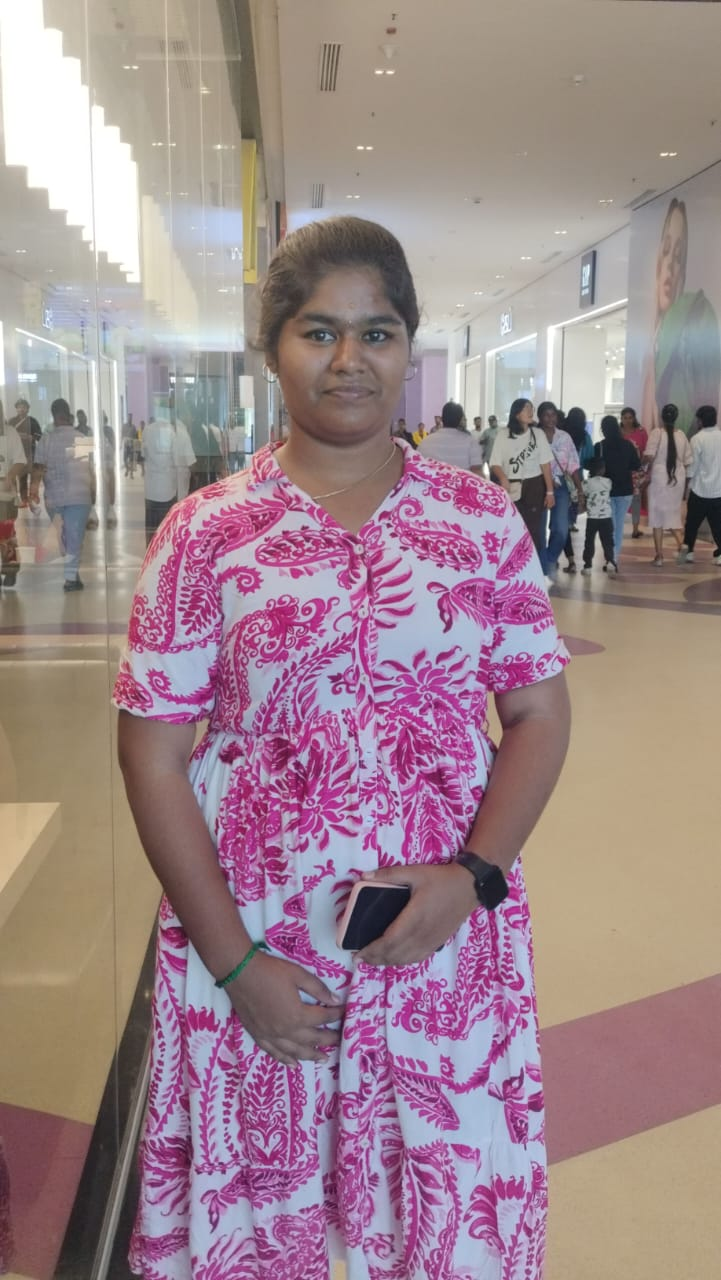
#> input picture J.jpeg, 721 x 1280 px
$ jupyter execute --allow-errors 'Ex 12 .ipynb'
#> lines starting #> are read from the running program, lines starting #| are printed output that depends on the picture; after the words box and inside, x2 and y2 are one past the last pixel; in counts of white or black regions, pixels touching at a corner belong together
# Ex. No: 12
# Face Detection using Haar Cascades with OpenCV and Matplotlib

**Name: JANANI S**

**Reg. No: 212223230086**

[cell 1]
import cv2
import numpy as np
import matplotlib.pyplot as plt

[cell 2]
# Step 1: Read the image and convert the image into RGB
image = cv2.imread('J.jpeg')  # Replace with your image path
#> image is the input picture: shape (1280, 721, 3); mean B, G, R 141.3, 136.1, 158.8
image_rgb = cv2.cvtColor(image, cv2.COLOR_BGR2RGB)

[cell 3]
# Step 2: Display the original image
plt.imshow(image_rgb)
plt.title("Original Image")
plt.axis('on')
plt.show()

[cell 4]
# Step 4: Set the pixels to display the ROI (Region of Interest)
# Define the coordinates for the Region of Interest (ROI)
# (startY:endY, startX:endX)
roi = image[100:420, 200:550]  # ROI coordinates (adjust as needed)
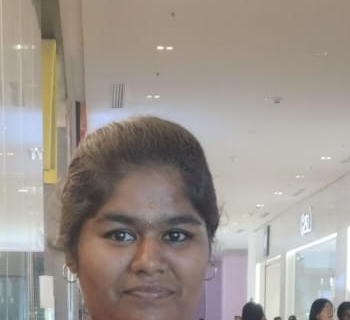
#> roi: shape (320, 350, 3); mean B, G, R 143.3, 150.1, 157.9

# Create a blank mask of the same size as the original image
mask = np.zeros_like(image)

# Place the ROI on the mask
mask[100:420, 200:550] = roi
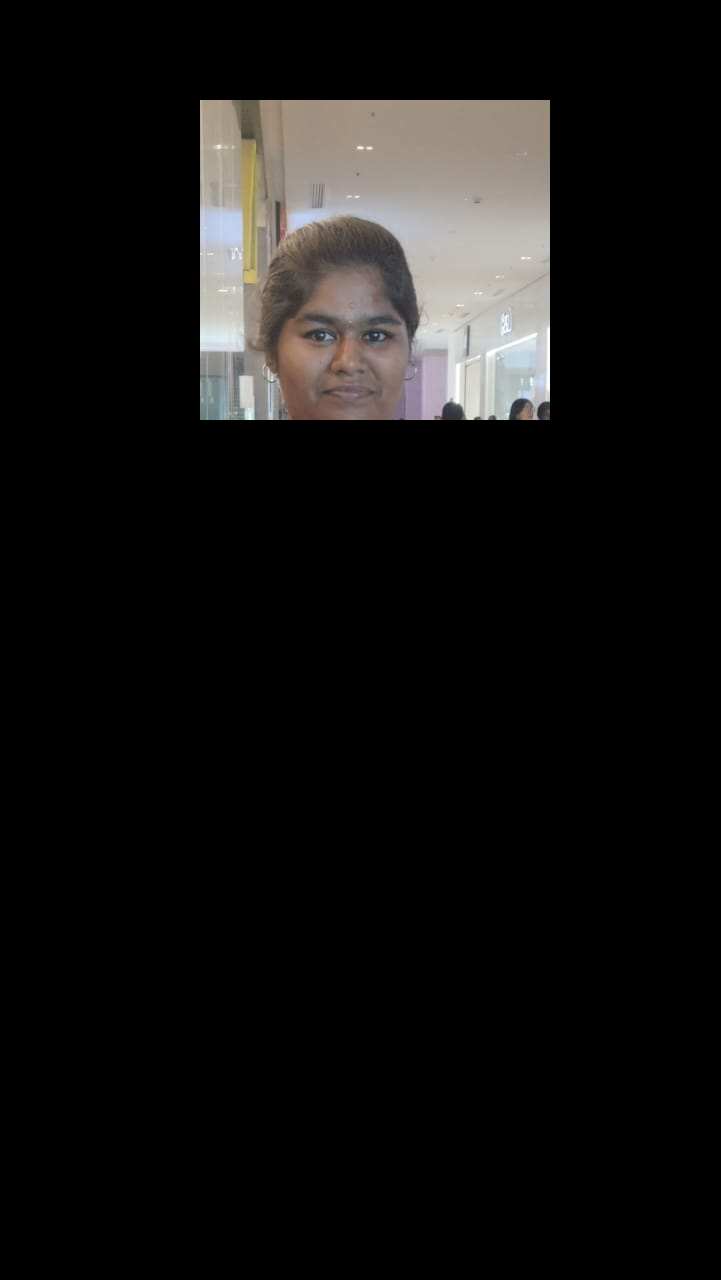
#> mask: shape (1280, 721, 3); mean B, G, R 17.4, 18.2, 19.2

[cell 5]
# Step 5: Perform bitwise conjunction of the two arrays using bitwise_and
segmented_roi = cv2.bitwise_and(image, mask)

[cell 6]
# Step 6: Display the segmented ROI from the image
segmented_roi_rgb = cv2.cvtColor(segmented_roi, cv2.COLOR_BGR2RGB)
plt.imshow(segmented_roi_rgb)
plt.title("Segmented ROI")
plt.axis('off')
plt.show()

[cell 7]
import cv2
import numpy as np
import matplotlib.pyplot as plt

[cell 8]
# Step 1: Read the image and convert it to RGB for displaying
image = cv2.imread('J.jpeg')  # Replace with your actual image file path
image_rgb = cv2.cvtColor(image, cv2.COLOR_BGR2RGB)  # Convert BGR to RGB

[cell 9]
# Original Image
plt.imshow(image_rgb)
plt.title("Original Image")
plt.axis('off')

[cell 10]
# Step 2: Convert the image to grayscale
gray_image = cv2.cvtColor(image, cv2.COLOR_BGR2GRAY)  # Convert to grayscale
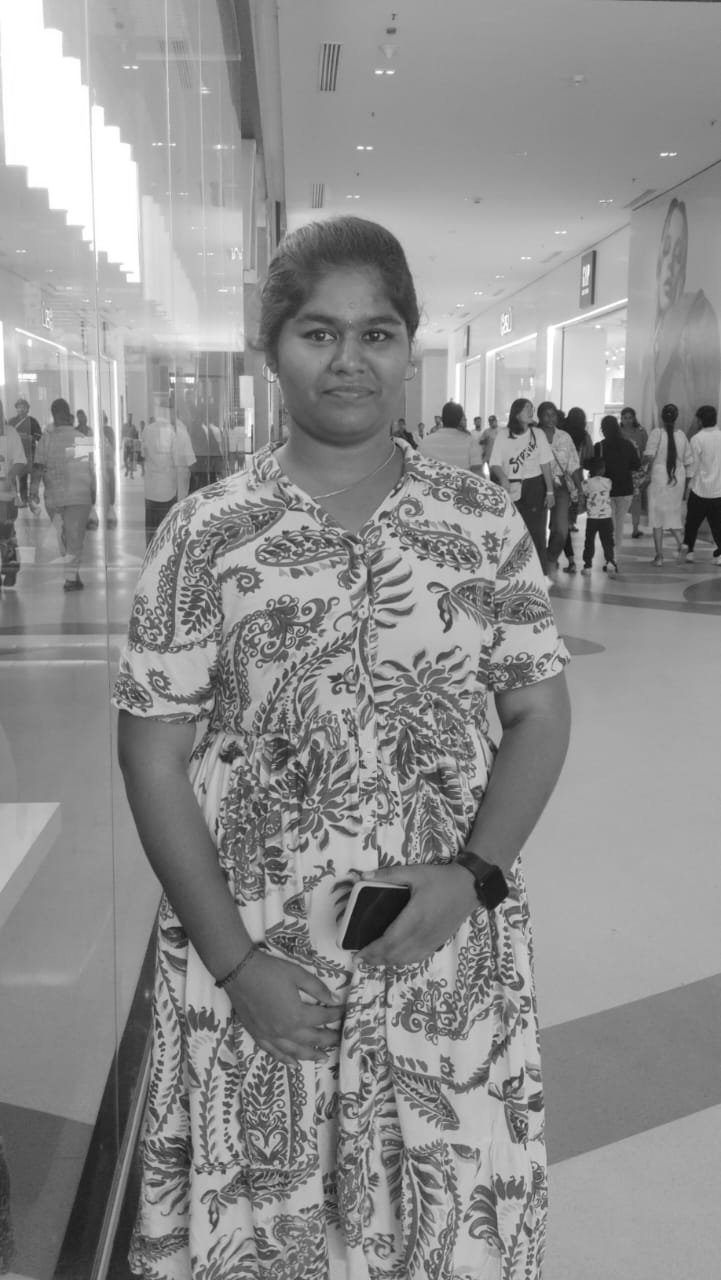
#> gray_image: shape (1280, 721); min 11, max 255, mean 143.5

[cell 11]
# Step 3: Apply Gaussian blur to reduce noise
blurred_image = cv2.GaussianBlur(gray_image, (5, 5), 0)  # Apply Gaussian blur (5x5 kernel)

[cell 12]
# Step 5: Use Canny edge detector to find edges
edges = cv2.Canny(blurred_image, 50, 150)  # Detect edges using Canny (thresholds 50 and 150)
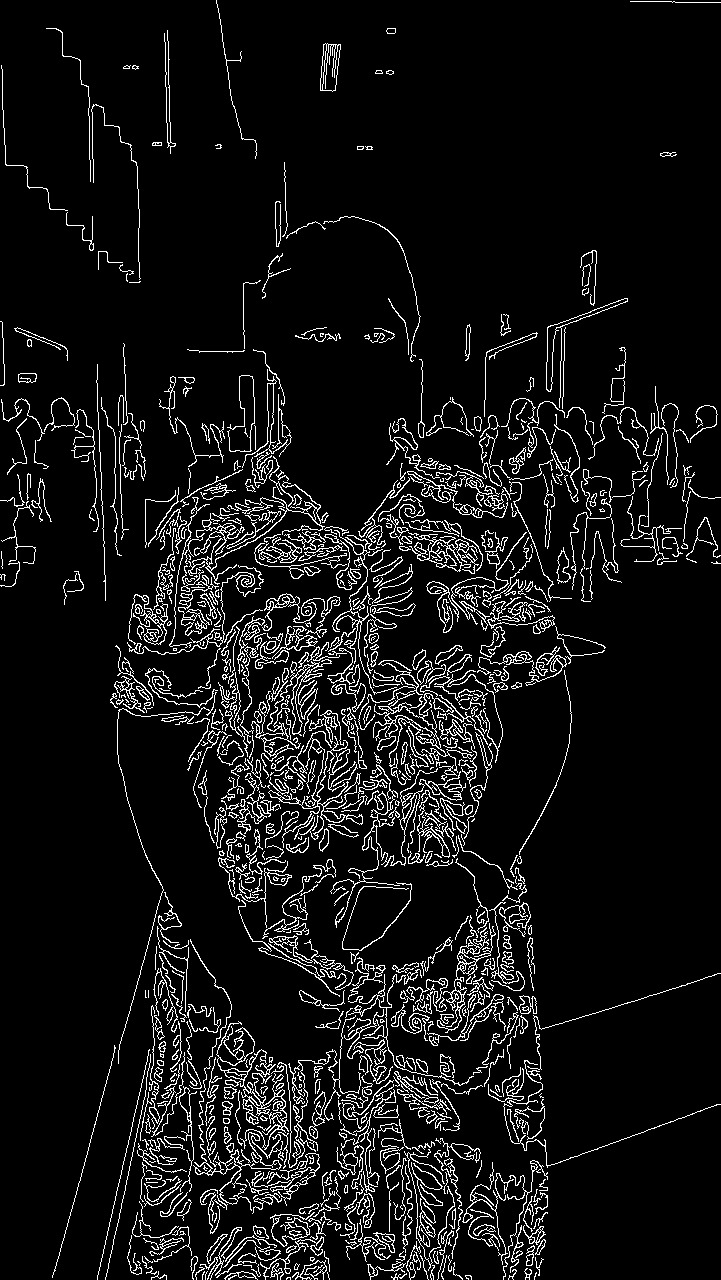
#> edges: shape (1280, 721); 7.6% white in thin lines or dots

[cell 13]
# Canny Edge Detection
plt.imshow(edges, cmap='gray')
plt.title("Canny Edge Detection")
plt.axis('off')

[cell 14]
# Step 6: Find contours in the edged image
contours, _ = cv2.findContours(edges, cv2.RETR_EXTERNAL, cv2.CHAIN_APPROX_SIMPLE)
#> contours = 843 contours, 556 with area under 20; largest, box (x1, y1, x2, y2) and area: (216, 1021, 289, 1150) 2169, (373, 660, 474, 773) 1060, (409, 534, 479, 574) 930, (251, 659, 332, 767) 832, (268, 731, 363, 848) 813

[cell 15]
# Step 7: Filter contours based on area and draw bounding boxes
result_image = image.copy()  # Create a copy of the original image to draw bounding boxes
for contour in contours:
    if cv2.contourArea(contour) > 50:  # Filter out small areas
        x, y, w, h = cv2.boundingRect(contour)  # Get the bounding box for the contour
        cv2.rectangle(result_image, (x, y), (x + w, y + h), (0, 255, 0), 2)  # Draw the rectangle
#> this loop made 843 passes
#> (x, y, w, h) on passes 7, 19, 21, 23, 38, 43, 47, 55, 57, 58, 64, 70: (224, 1271, 34, 9), (270, 1263, 14, 17), (367, 1261, 39, 19), (292, 1260, 35, 20), (526, 1245, 9, 21), (535, 1239, 11, 16), (260, 1236, 64, 44), (200, 1227, 42, 53), (523, 1225, 23, 20), (510, 1225, 14, 48), (346, 1219, 49, 43), (270, 1212, 45, 35)
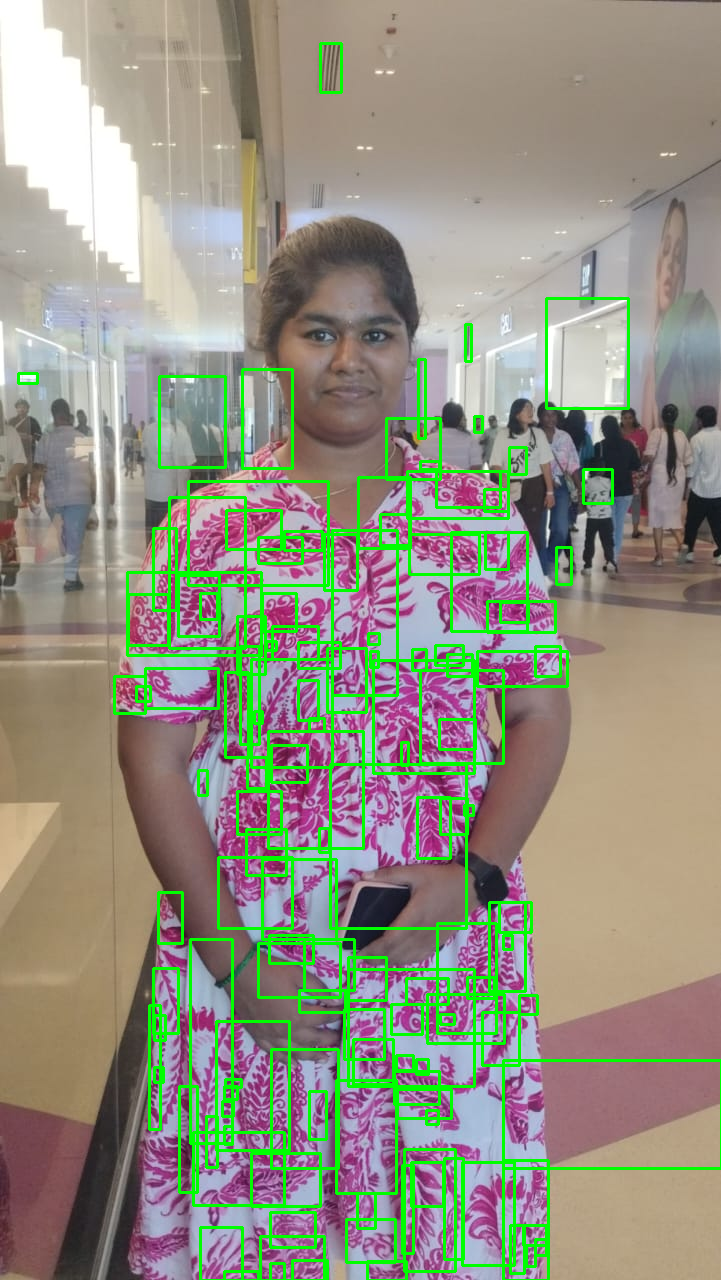
#> result_image: shape (1280, 721, 3); 7.36% of pixels changed, all inside (x1, y1, x2, y2) = (17, 42, 721, 1280)

[cell 16]
# Handwriting Detection Result
plt.imshow(cv2.cvtColor(result_image, cv2.COLOR_BGR2RGB))
plt.title("Handwriting Detection")
plt.axis('off')

[cell 17]
import cv2
import numpy as np
import matplotlib.pyplot as plt

[cell 18]
config_file = 'deploy.prototxt'  # Path to the config file
weights = 'mobilenet_iter_73000.caffemodel'  # Path to the weights file

#> (a cell that did not finish here is left out)

[cell 20]
# Step 4: Create a class label and print the same
class_labels = {0: 'background', 1: 'aeroplane', 2: 'bicycle', 3: 'bird', 4: 'boat',
                5: 'bottle', 6: 'bus', 7: 'car', 8: 'cat', 9: 'chair', 10: 'cow', 11: 'diningtable',
                12: 'dog', 13: 'horse', 14: 'motorbike', 15: 'person', 16: 'pottedplant', 17: 'sheep',
                18: 'sofa', 19: 'train', 20: 'tvmonitor'}

[cell 21]
# Step 5: Read the image
image = cv2.imread('J.jpeg')  # Replace with your image path
(h, w) = image.shape[:2]
#> h = 1280; w = 721
